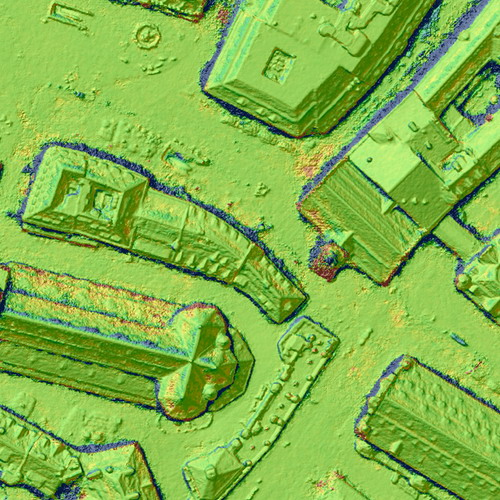
%> input picture Code/Problem2/RIFT2/depth-optical/pair1.jpg, 500 x 500 px
$ octave demo_RIFT2.m   (GNU Octave 9; MATLAB toolbox functions it lacks are replaced by stand-ins)
%> lines starting %> are read from the running program, lines starting %| are printed output that depends on the picture
### Code/Problem2/RIFT2/FeatureDetection.m
function [kpts,m,eo] = FeatureDetection(im,s,o, npt)

if size(im,3)==3
    im=rgb2gray(im);
end

[m,~,~,~,~,eo,~] = phasecong3(im,s,o,3,'mult',1.6,'sigmaOnf',0.75,'g', 3, 'k',1);
a=max(m(:));  b=min(m(:));  m=(m-b)/(a-b);

kpts = detectFASTFeatures(m,'MinContrast',0.0001,'MinQuality',0.0001);
kpts = kpts.selectStrongest(npt);
kpts = double(kpts.Location');

### Code/Problem2/RIFT2/demo_RIFT2.m
%原项目demo
clc;clear;close all; warning('off')
addpath optical-optical  % type of multi-modal data

str1='pair1.jpg';   % image pair
str2='pair2.jpg';
im1 = im2uint8(imread(str1));
%> im1 is the input picture: size 500x500x3 uint8; mean R, G, B 130.5, 180.6, 73.8
im2 = im2uint8(imread(str2));
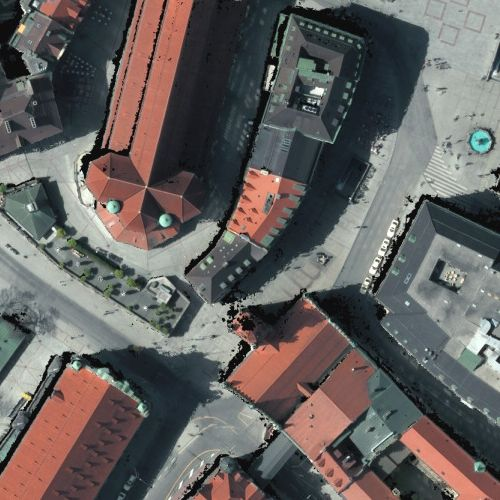
%> input picture Code/Problem2/RIFT2/depth-optical/pair2.jpg, 500 x 500 px
%> im2 is the input picture: size 500x500x3 uint8; mean R, G, B 100.9, 96.8, 94.9

if size(im1,3)==1
    temp=im1; im1(:,:,1)=temp; im1(:,:,2)=temp; im1(:,:,3)=temp;
end

if size(im2,3)==1
    temp=im2; im2(:,:,1)=temp; im2(:,:,2)=temp; im2(:,:,3)=temp;
end

tic
disp('RIFT2 feature detection')
[key1,m1,eo1] = FeatureDetection(im1,4,6,5000);
%> in FeatureDetection, `im=rgb2gray(im);`:
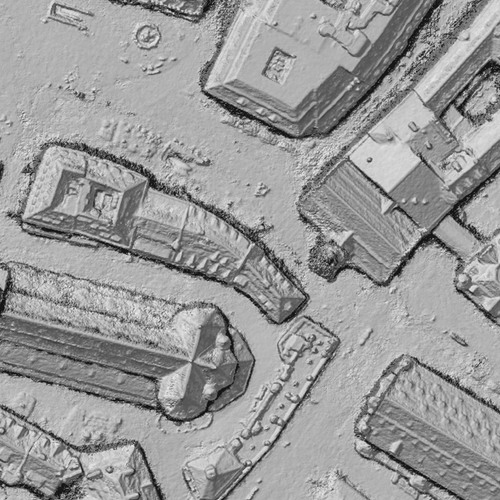
%> im: size 500x500 uint8; min 7, max 238, mean 153.4
%> the run ends on the next line
